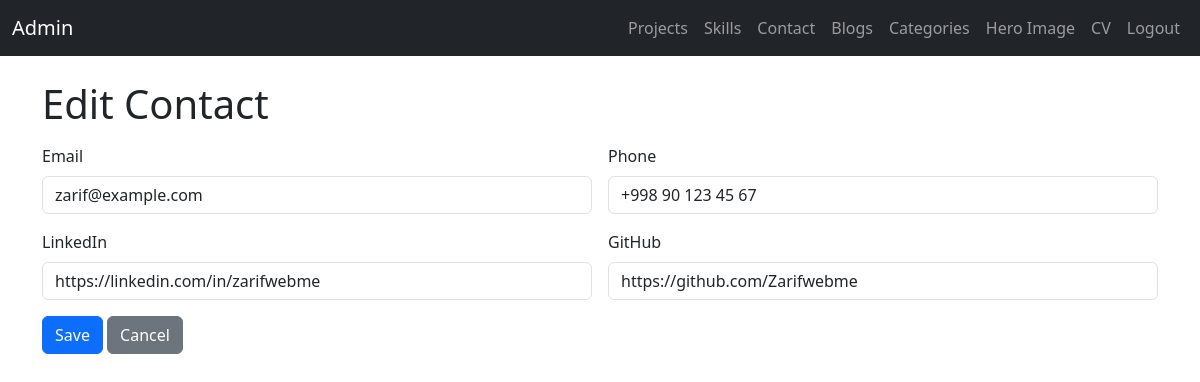
/admin/contact/1/edit (signed in), run on the app's committed database.
### backend/models.py (models this page shows, shortened)
class Contact(db.Model):
	__tablename__ = "contact"
	id: Mapped[int] = mapped_column(Integer, primary_key=True)
	email: Mapped[str | None] = mapped_column(String(200), nullable=True)
	phone: Mapped[str | None] = mapped_column(String(100), nullable=True)
	linkedin: Mapped[str | None] = mapped_column(String(300), nullable=True)
	github: Mapped[str | None] = mapped_column(String(300), nullable=True)

### backend/admin.py (the view, shortened to what this page needs)
@admin_bp.route("/contact/<int:item_id>/edit", methods=["GET", "POST"])
@login_required
def admin_contact_edit(item_id: int):
	item = Contact.query.get_or_404(item_id)
	return render_template("admin/contact_form.html", item=item)

### backend/auth.py (called while the page is built)
def login_required(view_func):
	@wraps(view_func)
	def wrapped(*args, **kwargs):
		if not session.get("admin_logged_in"):
			return redirect(url_for("auth.login"))
		return view_func(*args, **kwargs)
	return wrapped

### templates/admin/contact_form.html
{% extends 'admin/base.html' %}
{% block content %}
<h1 class="mb-3">{{ 'Edit' if item else 'Create' }} Contact</h1>
<form method="post">
	<div class="row g-3">
		<div class="col-md-6">
			<label class="form-label">Email</label>
			<input class="form-control" name="email" value="{{ item.email if item else '' }}" />
		</div>
		<div class="col-md-6">
			<label class="form-label">Phone</label>
			<input class="form-control" name="phone" value="{{ item.phone if item else '' }}" />
		</div>
		<div class="col-md-6">
			<label class="form-label">LinkedIn</label>
			<input class="form-control" name="linkedin" value="{{ item.linkedin if item else '' }}" />
		</div>
		<div class="col-md-6">
			<label class="form-label">GitHub</label>
			<input class="form-control" name="github" value="{{ item.github if item else '' }}" />
		</div>
	</div>
	<div class="mt-3">
		<button class="btn btn-primary">Save</button>
		<a class="btn btn-secondary" href="{{ url_for('admin.admin_contact') }}">Cancel</a>
	</div>
</form>
{% endblock %}

### data on the page
Contact: email "zarif@example.com", phone "+998 90 123 45 67", linkedin "https://linkedin.com/in/zarifwebme", github "https://github.com/Zarifwebme"

### other printed values
{{ 'Edit' if item else 'Create' }} "Edit"
